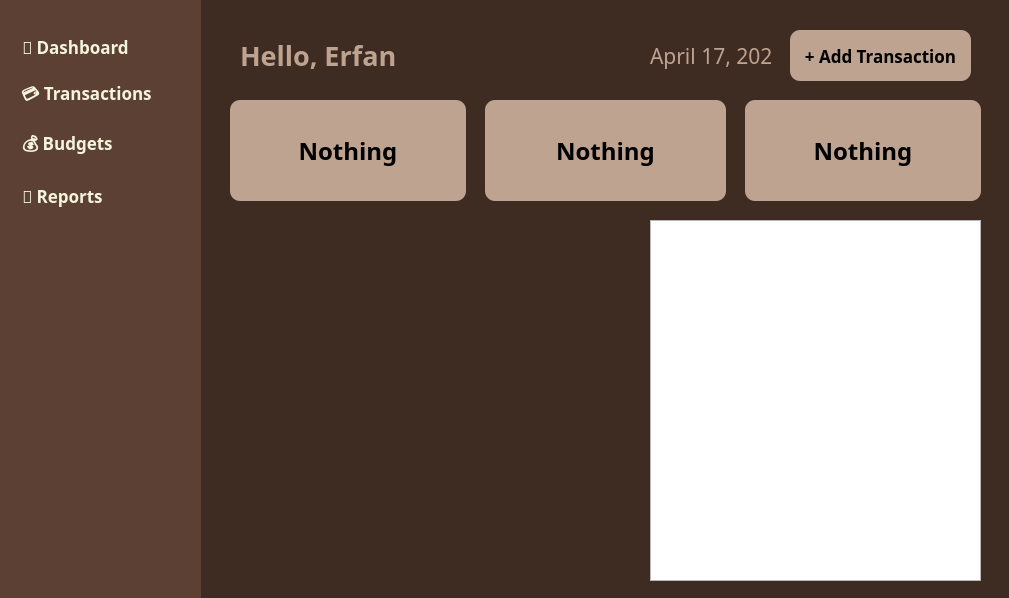
<?xml version="1.0" encoding="UTF-8"?>
<ui version="4.0">
 <class>MainWindow</class>
 <widget class="QMainWindow" name="MainWindow">
  <property name="geometry">
   <rect>
    <x>0</x>
    <y>0</y>
    <width>1009</width>
    <height>598</height>
   </rect>
  </property>
  <property name="windowTitle">
   <string>MainWindow</string>
  </property>
  <property name="styleSheet">
   <string notr="true">QMainWindow {
    background-color: #fefaf1;
    color: #5c4033;
}</string>
  </property>
  <widget class="QWidget" name="centralwidget">
   <widget class="QStackedWidget" name="stackedWidget">
    <property name="geometry">
     <rect>
      <x>200</x>
      <y>0</y>
      <width>811</width>
      <height>601</height>
     </rect>
    </property>
    <property name="styleSheet">
     <string notr="true">QWidget#dashboardPage {
	background-color: #3e2c23;
    color: #f2e4da
}

QWidget#transactionsPage {
	background-color: #3e2c23;
    color: #f2e4da
}

QWidget#budgetsPage {
	background-color: #3e2c23;
    color: #f2e4da
}

QWidget#reportsPage {
	background-color: #3e2c23;
    color: #f2e4da
}</string>
    </property>
    <property name="currentIndex">
     <number>0</number>
    </property>
    <widget class="QWidget" name="dashboardPage">
     <widget class="QLabel" name="incomeLabel">
      <property name="geometry">
       <rect>
        <x>30</x>
        <y>100</y>
        <width>236</width>
        <height>101</height>
       </rect>
      </property>
      <property name="font">
       <font>
        <family>Segoe UI Variable Text Semibold</family>
        <pointsize>18</pointsize>
        <weight>75</weight>
        <bold>true</bold>
       </font>
      </property>
      <property name="styleSheet">
       <string notr="true">QLabel#incomeLabel {
    background-color: #bfa391;
	border-radius: 10px;
}</string>
      </property>
      <property name="lineWidth">
       <number>1</number>
      </property>
      <property name="text">
       <string>Nothing</string>
      </property>
      <property name="textFormat">
       <enum>Qt::PlainText</enum>
      </property>
      <property name="alignment">
       <set>Qt::AlignCenter</set>
      </property>
      <property name="wordWrap">
       <bool>true</bool>
      </property>
      <property name="indent">
       <number>-1</number>
      </property>
     </widget>
     <widget class="QLabel" name="helloLabel">
      <property name="geometry">
       <rect>
        <x>40</x>
        <y>30</y>
        <width>331</width>
        <height>51</height>
       </rect>
      </property>
      <property name="font">
       <font>
        <family>Segoe UI Variable Text Semibold</family>
        <pointsize>20</pointsize>
        <weight>75</weight>
        <bold>true</bold>
       </font>
      </property>
      <property name="styleSheet">
       <string notr="true">QLabel#helloLabel {
	color: #bfa391
}</string>
      </property>
      <property name="text">
       <string>Hello, Erfan</string>
      </property>
      <property name="alignment">
       <set>Qt::AlignLeading|Qt::AlignLeft|Qt::AlignVCenter</set>
      </property>
     </widget>
     <widget class="QLabel" name="dateLabel">
      <property name="geometry">
       <rect>
        <x>450</x>
        <y>30</y>
        <width>121</width>
        <height>51</height>
       </rect>
      </property>
      <property name="font">
       <font>
        <family>Segoe UI Variable Display</family>
        <pointsize>16</pointsize>
        <weight>50</weight>
        <bold>false</bold>
       </font>
      </property>
      <property name="styleSheet">
       <string notr="true">QLabel#dateLabel {
	color: #bfa391
}</string>
      </property>
      <property name="text">
       <string>April 17, 2025</string>
      </property>
      <property name="alignment">
       <set>Qt::AlignLeading|Qt::AlignLeft|Qt::AlignVCenter</set>
      </property>
     </widget>
     <widget class="QPushButton" name="addTransactiondButton">
      <property name="geometry">
       <rect>
        <x>590</x>
        <y>30</y>
        <width>181</width>
        <height>51</height>
       </rect>
      </property>
      <property name="font">
       <font>
        <family>Segoe UI Variable Text Semibold</family>
        <pointsize>13</pointsize>
        <weight>75</weight>
        <bold>true</bold>
       </font>
      </property>
      <property name="styleSheet">
       <string notr="true">QPushButton#addTransactiondButton {
background-color: #bfa391;
    color: black;
    border: none;
    border-radius: 10px;
    padding: 8px 12px
}

QPushButton#addTransactiondButton:hover {
    background-color: #a37c68;
}</string>
      </property>
      <property name="text">
       <string>+ Add Transaction</string>
      </property>
     </widget>
     <widget class="QLabel" name="expenseLabel">
      <property name="geometry">
       <rect>
        <x>285</x>
        <y>100</y>
        <width>241</width>
        <height>101</height>
       </rect>
      </property>
      <property name="font">
       <font>
        <family>Segoe UI Variable Text Semibold</family>
        <pointsize>18</pointsize>
        <weight>75</weight>
        <bold>true</bold>
       </font>
      </property>
      <property name="styleSheet">
       <string notr="true">QLabel#expenseLabel {
    background-color: #bfa391;
	border-radius: 10px
}</string>
      </property>
      <property name="lineWidth">
       <number>1</number>
      </property>
      <property name="text">
       <string>Nothing</string>
      </property>
      <property name="textFormat">
       <enum>Qt::PlainText</enum>
      </property>
      <property name="alignment">
       <set>Qt::AlignCenter</set>
      </property>
      <property name="wordWrap">
       <bool>true</bool>
      </property>
      <property name="indent">
       <number>-1</number>
      </property>
     </widget>
     <widget class="QLabel" name="balanceLabel">
      <property name="geometry">
       <rect>
        <x>545</x>
        <y>100</y>
        <width>236</width>
        <height>101</height>
       </rect>
      </property>
      <property name="font">
       <font>
        <family>Segoe UI Variable Text Semibold</family>
        <pointsize>18</pointsize>
        <weight>75</weight>
        <bold>true</bold>
       </font>
      </property>
      <property name="styleSheet">
       <string notr="true">QLabel#balanceLabel {
    background-color: #bfa391;
	border-radius: 10px
}</string>
      </property>
      <property name="lineWidth">
       <number>1</number>
      </property>
      <property name="text">
       <string>Nothing</string>
      </property>
      <property name="textFormat">
       <enum>Qt::PlainText</enum>
      </property>
      <property name="alignment">
       <set>Qt::AlignCenter</set>
      </property>
      <property name="wordWrap">
       <bool>true</bool>
      </property>
      <property name="indent">
       <number>-1</number>
      </property>
     </widget>
     <widget class="QTableView" name="recentTransactionstableView">
      <property name="geometry">
       <rect>
        <x>450</x>
        <y>220</y>
        <width>331</width>
        <height>361</height>
       </rect>
      </property>
     </widget>
     <widget class="QWidget" name="verticalLayoutWidget_2">
      <property name="geometry">
       <rect>
        <x>30</x>
        <y>220</y>
        <width>411</width>
        <height>361</height>
       </rect>
      </property>
      <layout class="QVBoxLayout" name="chartLayout"/>
     </widget>
    </widget>
    <widget class="QWidget" name="transactionsPage">
     <widget class="QPushButton" name="addTransactiontButton">
      <property name="geometry">
       <rect>
        <x>580</x>
        <y>50</y>
        <width>181</width>
        <height>51</height>
       </rect>
      </property>
      <property name="font">
       <font>
        <family>Segoe UI Variable Text Semibold</family>
        <pointsize>13</pointsize>
        <weight>75</weight>
        <bold>true</bold>
       </font>
      </property>
      <property name="styleSheet">
       <string notr="true">QPushButton#addTransactiontButton {
	background-color: #bfa391;
    color: black;
    border: none;
    border-radius: 10px;
    padding: 8px 12px
}

QPushButton#addTransactiontButton:hover {
    background-color: #a37c68;
}</string>
      </property>
      <property name="text">
       <string>+ Add Transaction</string>
      </property>
     </widget>
     <widget class="QLabel" name="transactionsLabel">
      <property name="geometry">
       <rect>
        <x>50</x>
        <y>50</y>
        <width>201</width>
        <height>51</height>
       </rect>
      </property>
      <property name="font">
       <font>
        <family>Segoe UI Variable Text Semibold</family>
        <pointsize>26</pointsize>
        <weight>75</weight>
        <bold>true</bold>
       </font>
      </property>
      <property name="styleSheet">
       <string notr="true">QLabel#transactionsLabel {
	color: #bfa391
}</string>
      </property>
      <property name="text">
       <string>Transactions</string>
      </property>
      <property name="alignment">
       <set>Qt::AlignLeading|Qt::AlignLeft|Qt::AlignVCenter</set>
      </property>
     </widget>
     <widget class="QTableView" name="transactionstableView">
      <property name="geometry">
       <rect>
        <x>50</x>
        <y>120</y>
        <width>711</width>
        <height>431</height>
       </rect>
      </property>
     </widget>
    </widget>
    <widget class="QWidget" name="budgetsPage">
     <widget class="QTableView" name="budgetstableView">
      <property name="geometry">
       <rect>
        <x>50</x>
        <y>320</y>
        <width>711</width>
        <height>251</height>
       </rect>
      </property>
     </widget>
     <widget class="QLabel" name="addbudgetlabel">
      <property name="geometry">
       <rect>
        <x>50</x>
        <y>90</y>
        <width>711</width>
        <height>211</height>
       </rect>
      </property>
      <property name="styleSheet">
       <string notr="true">QLabel#addbudgetlabel {
    background-color: #bfa391;
	border-radius: 10px
}</string>
      </property>
      <property name="text">
       <string/>
      </property>
     </widget>
     <widget class="QLabel" name="budgetsLabel">
      <property name="geometry">
       <rect>
        <x>50</x>
        <y>30</y>
        <width>131</width>
        <height>51</height>
       </rect>
      </property>
      <property name="font">
       <font>
        <family>Segoe UI Variable Text Semibold</family>
        <pointsize>26</pointsize>
        <weight>75</weight>
        <bold>true</bold>
       </font>
      </property>
      <property name="styleSheet">
       <string notr="true">QLabel#budgetsLabel {
	color: #bfa391
}</string>
      </property>
      <property name="text">
       <string>Budgets</string>
      </property>
      <property name="alignment">
       <set>Qt::AlignLeading|Qt::AlignLeft|Qt::AlignVCenter</set>
      </property>
     </widget>
     <widget class="QLabel" name="categorylabel">
      <property name="geometry">
       <rect>
        <x>100</x>
        <y>110</y>
        <width>81</width>
        <height>31</height>
       </rect>
      </property>
      <property name="font">
       <font>
        <family>Segoe UI Variable Text Semibold</family>
        <pointsize>14</pointsize>
        <weight>75</weight>
        <bold>true</bold>
       </font>
      </property>
      <property name="text">
       <string>Category</string>
      </property>
     </widget>
     <widget class="QLabel" name="amountlabel">
      <property name="geometry">
       <rect>
        <x>440</x>
        <y>110</y>
        <width>71</width>
        <height>31</height>
       </rect>
      </property>
      <property name="font">
       <font>
        <family>Segoe UI Variable Text Semibold</family>
        <pointsize>14</pointsize>
        <weight>75</weight>
        <bold>true</bold>
       </font>
      </property>
      <property name="text">
       <string>Amount</string>
      </property>
     </widget>
     <widget class="QComboBox" name="categorycomboBox">
      <property name="geometry">
       <rect>
        <x>100</x>
        <y>150</y>
        <width>271</width>
        <height>41</height>
       </rect>
      </property>
      <property name="font">
       <font>
        <family>Arad Medium</family>
        <pointsize>12</pointsize>
       </font>
      </property>
      <property name="styleSheet">
       <string notr="true"/>
      </property>
     </widget>
     <widget class="QLineEdit" name="amountlineEdit">
      <property name="geometry">
       <rect>
        <x>440</x>
        <y>150</y>
        <width>271</width>
        <height>41</height>
       </rect>
      </property>
      <property name="font">
       <font>
        <family>Segoe UI Variable Text Semibold</family>
        <pointsize>14</pointsize>
        <weight>75</weight>
        <bold>true</bold>
       </font>
      </property>
      <property name="styleSheet">
       <string notr="true">QLineEdit#amountlineEdit {
    border: 2px solid #A47551;
    border-radius: 10px;
    padding: 6px;
    background-color: #bfa391;
    color: #3e2c1c;
}
</string>
      </property>
      <property name="text">
       <string/>
      </property>
      <property name="alignment">
       <set>Qt::AlignCenter</set>
      </property>
     </widget>
     <widget class="QPushButton" name="savebudgetButton">
      <property name="geometry">
       <rect>
        <x>100</x>
        <y>230</y>
        <width>130</width>
        <height>50</height>
       </rect>
      </property>
      <property name="font">
       <font>
        <family>Segoe UI Variable Text Semibold</family>
        <pointsize>14</pointsize>
        <weight>75</weight>
        <bold>true</bold>
       </font>
      </property>
      <property name="styleSheet">
       <string notr="true">QPushButton#savebudgetButton {
	background-color: #5c4033;
    color: #bfa391;
    border: none;
    border-radius: 10px;
    padding: 8px 12px
}

QPushButton#savebudgetButton:hover {
    background-color: #a37c68;
	color: black;
}</string>
      </property>
      <property name="text">
       <string>Save</string>
      </property>
     </widget>
    </widget>
    <widget class="QWidget" name="reportsPage">
     <widget class="QLabel" name="reportsLabel">
      <property name="geometry">
       <rect>
        <x>40</x>
        <y>40</y>
        <width>131</width>
        <height>51</height>
       </rect>
      </property>
      <property name="font">
       <font>
        <family>Segoe UI Variable Text Semibold</family>
        <pointsize>26</pointsize>
        <weight>75</weight>
        <bold>true</bold>
       </font>
      </property>
      <property name="styleSheet">
       <string notr="true">QLabel#reportsLabel {
	color: #bfa391
}</string>
      </property>
      <property name="text">
       <string>Reports</string>
      </property>
      <property name="alignment">
       <set>Qt::AlignLeading|Qt::AlignLeft|Qt::AlignVCenter</set>
      </property>
     </widget>
     <widget class="QTableView" name="reportstableView">
      <property name="geometry">
       <rect>
        <x>40</x>
        <y>100</y>
        <width>731</width>
        <height>451</height>
       </rect>
      </property>
     </widget>
    </widget>
   </widget>
   <widget class="QWidget" name="verticalLayoutWidget">
    <property name="geometry">
     <rect>
      <x>0</x>
      <y>0</y>
      <width>201</width>
      <height>601</height>
     </rect>
    </property>
    <layout class="QVBoxLayout" name="verticalLayout">
     <item>
      <widget class="QFrame" name="sidebar">
       <property name="styleSheet">
        <string notr="true">QFrame#sidebar {
    background-color: #5c4033;
    border: none;
}</string>
       </property>
       <property name="frameShape">
        <enum>QFrame::StyledPanel</enum>
       </property>
       <property name="frameShadow">
        <enum>QFrame::Raised</enum>
       </property>
       <widget class="QPushButton" name="dashboardButton">
        <property name="geometry">
         <rect>
          <x>10</x>
          <y>21</y>
          <width>181</width>
          <height>51</height>
         </rect>
        </property>
        <property name="font">
         <font>
          <family>Segoe UI Variable Text Semibold</family>
          <pointsize>13</pointsize>
          <weight>75</weight>
          <bold>true</bold>
          <underline>false</underline>
         </font>
        </property>
        <property name="layoutDirection">
         <enum>Qt::LeftToRight</enum>
        </property>
        <property name="autoFillBackground">
         <bool>false</bool>
        </property>
        <property name="styleSheet">
         <string notr="true">QPushButton#dashboardButton {
	background-color: transparent;
    color: #f5f5dc;
    border: none;
    padding: 12px;
    text-align: left;
    border-radius: 8px;
}

QPushButton#dashboardButton:hover {
    background-color: #8d6e63;
}

QPushButton#dashboardButton:checked {
    background-color: #a1887f;
}</string>
        </property>
        <property name="text">
         <string>🏦 Dashboard</string>
        </property>
        <property name="checkable">
         <bool>false</bool>
        </property>
        <property name="checked">
         <bool>false</bool>
        </property>
       </widget>
       <widget class="QPushButton" name="transactionsButton">
        <property name="geometry">
         <rect>
          <x>9</x>
          <y>70</y>
          <width>181</width>
          <height>51</height>
         </rect>
        </property>
        <property name="minimumSize">
         <size>
          <width>0</width>
          <height>0</height>
         </size>
        </property>
        <property name="font">
         <font>
          <family>Segoe UI Variable Text Semibold</family>
          <pointsize>13</pointsize>
          <weight>75</weight>
          <bold>true</bold>
         </font>
        </property>
        <property name="styleSheet">
         <string notr="true">QPushButton#transactionsButton {
	background-color: transparent;
    color: #f5f5dc;
    border: none;
    padding: 12px;
    text-align: left;
    border-radius: 8px;
    font-weight: bold;
}

QPushButton#transactionsButton:hover {
    background-color: #8d6e63;
}

QPushButton#transactionsButton:checked {
    background-color: #a1887f;
}</string>
        </property>
        <property name="text">
         <string>💳 Transactions</string>
        </property>
        <property name="checkable">
         <bool>false</bool>
        </property>
       </widget>
       <widget class="QPushButton" name="budgetsButton">
        <property name="geometry">
         <rect>
          <x>10</x>
          <y>120</y>
          <width>181</width>
          <height>51</height>
         </rect>
        </property>
        <property name="font">
         <font>
          <family>Segoe UI Variable Text Semibold</family>
          <pointsize>13</pointsize>
          <weight>75</weight>
          <bold>true</bold>
          <underline>false</underline>
         </font>
        </property>
        <property name="styleSheet">
         <string notr="true">QPushButton#budgetsButton {
	background-color: transparent;
    color: #f5f5dc;
    border: none;
    padding: 12px;
    text-align: left;
    border-radius: 8px;
}

QPushButton#budgetsButton:hover {
    background-color: #8d6e63;
}

QPushButton#budgetsButton:checked {
    background-color: #a1887f;
}</string>
        </property>
        <property name="text">
         <string>💰 Budgets</string>
        </property>
        <property name="checkable">
         <bool>false</bool>
        </property>
       </widget>
       <widget class="QPushButton" name="reportsButton">
        <property name="geometry">
         <rect>
          <x>10</x>
          <y>170</y>
          <width>181</width>
          <height>51</height>
         </rect>
        </property>
        <property name="font">
         <font>
          <family>Segoe UI Variable Text Semibold</family>
          <pointsize>13</pointsize>
          <weight>75</weight>
          <bold>true</bold>
          <underline>false</underline>
         </font>
        </property>
        <property name="styleSheet">
         <string notr="true">QPushButton#reportsButton {
	background-color: transparent;
    color: #f5f5dc;
    border: none;
    padding: 12px;
    text-align: left;
    border-radius: 8px;
}

QPushButton#reportsButton:hover {
    background-color: #8d6e63;
}

QPushButton#reportsButton:checked {
    background-color: #a1887f;
}</string>
        </property>
        <property name="text">
         <string>📶 Reports</string>
        </property>
        <property name="checkable">
         <bool>false</bool>
        </property>
       </widget>
      </widget>
     </item>
    </layout>
   </widget>
  </widget>
  <action name="actionOpen">
   <property name="text">
    <string>Open</string>
   </property>
  </action>
  <action name="actionSave">
   <property name="text">
    <string>Save</string>
   </property>
  </action>
 </widget>
 <resources/>
 <connections/>
</ui>
